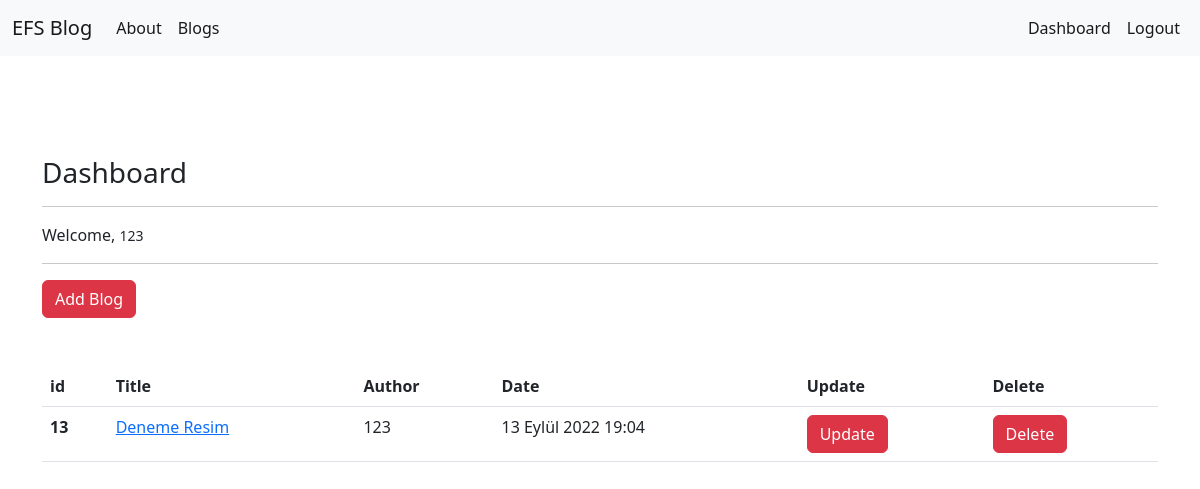
/blogs/dashboard/ (signed in), run on an earlier commit of the app's database.
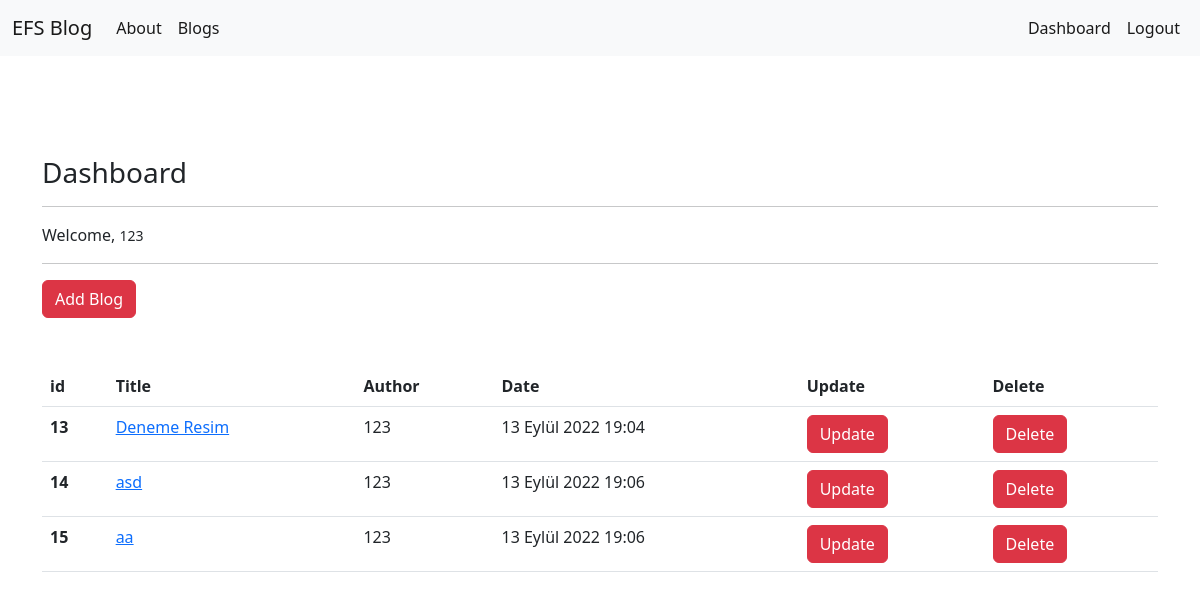
And on a later commit of the database.
### article/models.py (models this page shows, shortened)
class Article(models.Model):
    author = models.ForeignKey("auth.User", on_delete = models.CASCADE,verbose_name= "Author ")
    title = models.CharField(max_length = 50, verbose_name= "Title ")
    content = RichTextField()
    created_date = models.DateTimeField(auto_now_add=True, verbose_name= "Created Date")
    article_image = models.FileField(blank = True,null = True,verbose_name="Image")

### article/views.py (the view)
# urls.py: path('dashboard/',views.dashboard,name = "dashboard"),
def dashboard(request):
    articles = Article.objects.filter(author = request.user)
    context = {
        "articles" : articles
    }
    return render(request,"dashboard.html",context)

### templates/dashboard.html
{% extends 'layout.html' %}
{% block body %}
<h3> Dashboard </h3>
<hr>
<p>
    Welcome, <small>{{request.user.username}}</small>
</p>
<hr>
<a class = "btn btn-danger" href = "/blogs/addblog"> Add Blog </a>
<br><br><br>
{% if articles %}
    <table class="table">
        <thead>
        <tr>
            <th scope="col">id</th>
            <th scope="col">Title</th>
            <th scope="col">Author</th>
            <th scope="col">Date</th>
            <th scope="col">Update</th>
            <th scope="col">Delete</th>
        </tr>
        </thead>
        <tbody>
            {% for article in articles %}
                <tr>
                    <th scope="row">{{article.id}}</th>
                    <td><a href = "/blogs/blog/{{article.id}}">{{article.title}}</a></td>
                    <td>{{article.author.username}}</td>
                    <td>{{article.created_date}}</td>
                    <td><a href="/blogs/update/{{article.id}}" class = "btn btn-danger">Update</a></td>
                    <td><a href="/blogs/delete/{{article.id}}" class = "btn btn-danger">Delete</a></td>
                </tr>
            {% endfor %}
        </tbody>
    </table>
{% else %}
    <div class ="alert alert-danger"> You did not write any blog.</div>
{% endif %}
{% endblock body %}

### templates/layout.html (shortened to what this page needs)
<!DOCTYPE html>
{% load static %}
<html lang="en">
<head>
    <link rel="stylesheet" href="{% static 'css/bootstrap.min.css' %}">
</head>
<body>
    {% include "includes/navbar.html" %}
    <div style = "margin-top : 100px;" class = "container">
        {% block body %}
        {% endblock body %}
    </div>
</body>
</html>

### templates/includes/navbar.html (shortened to what this page needs)
<nav class="navbar navbar-expand-lg bg-light">
    <div class="container-fluid">
      <a class="navbar-brand" href="/">EFS Blog</a>
      <div class="collapse navbar-collapse" id="navbarNav">
        <ul class="navbar-nav me-auto">
          <li class="nav-item">
            <a class="nav-link active" aria-current="page" href="/about">About</a>
          </li>
          <li class="nav-item">
            <a class="nav-link active" aria-current="page" href="/blogs">Blogs</a>
          </li>
        </ul>
        <ul class="navbar-nav ms-auto">
          {% if request.user.is_authenticated %}
            <li class="nav-item">
              <a class="nav-link active" aria-current="page" href="/blogs/dashboard">Dashboard</a>
            </li>
            <li class="nav-item">
              <a class="nav-link active" aria-current="page" href="/user/logout">Logout</a>
            </li>
          {% endif %}
        </ul>
      </div>
    </div>
  </nav>

What changed in the data, as far as the page shows it:
added Article: id "14", title "asd", author.username "123", created_date "13 Eylül 2022 19:06"
added Article: id "15", title "aa", author.username "123", created_date "13 Eylül 2022 19:06"
